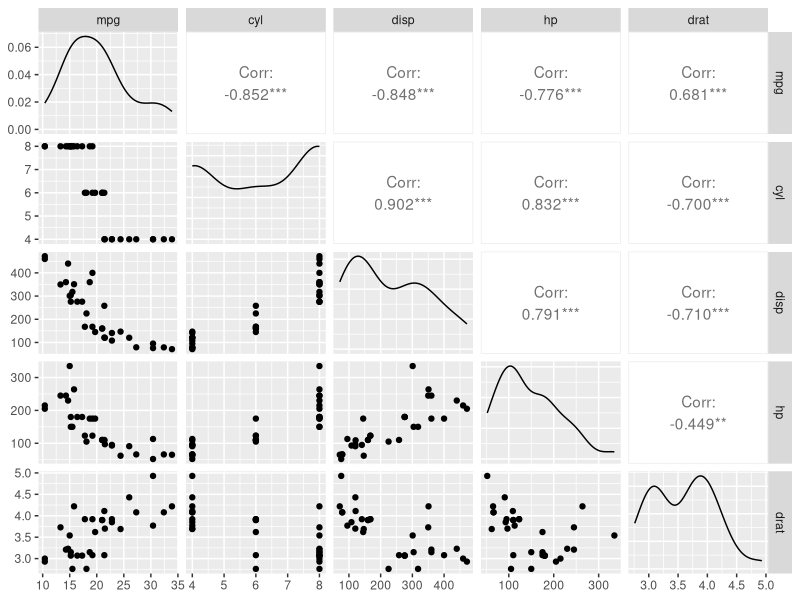
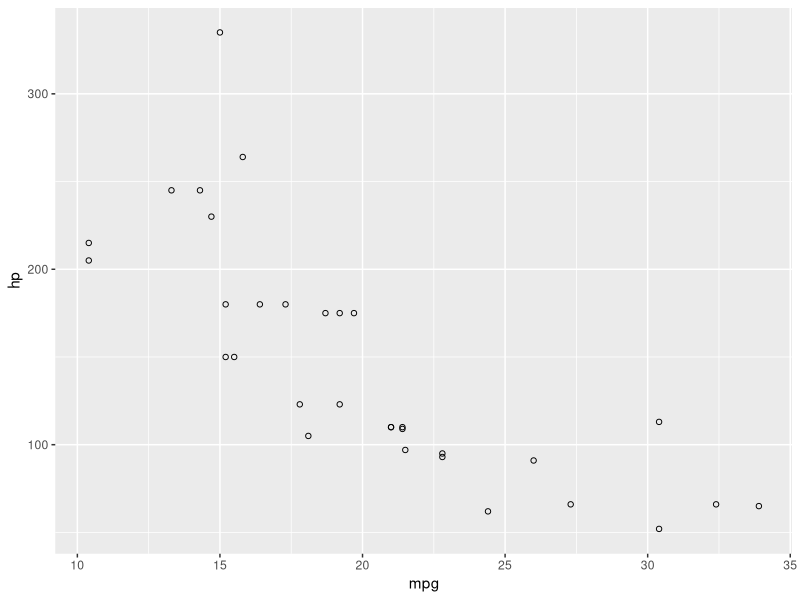
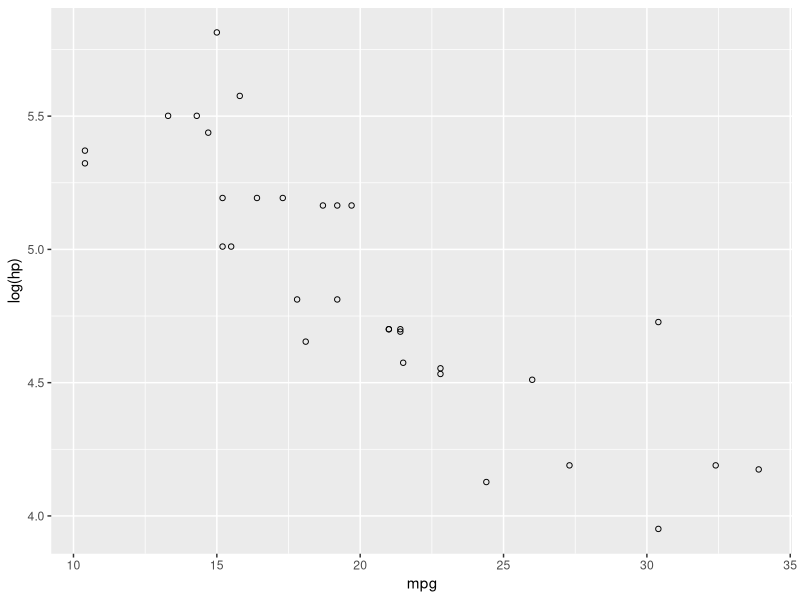
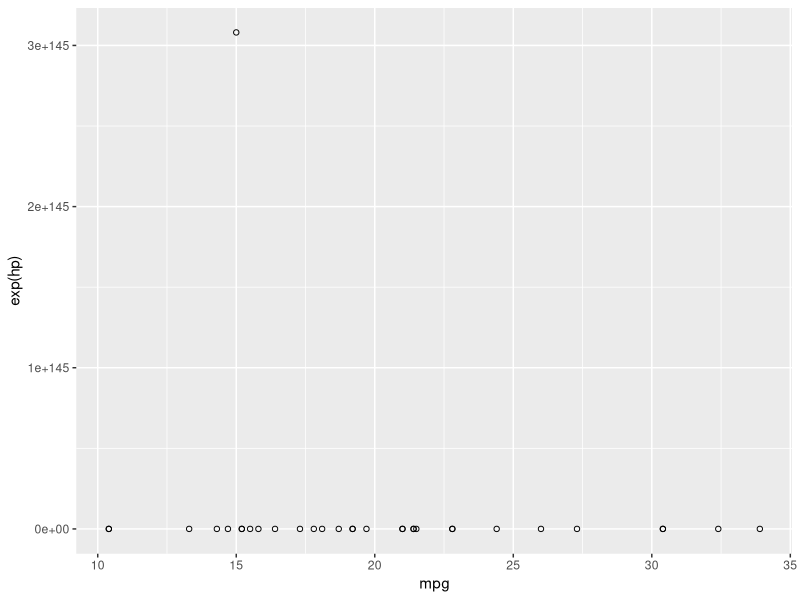
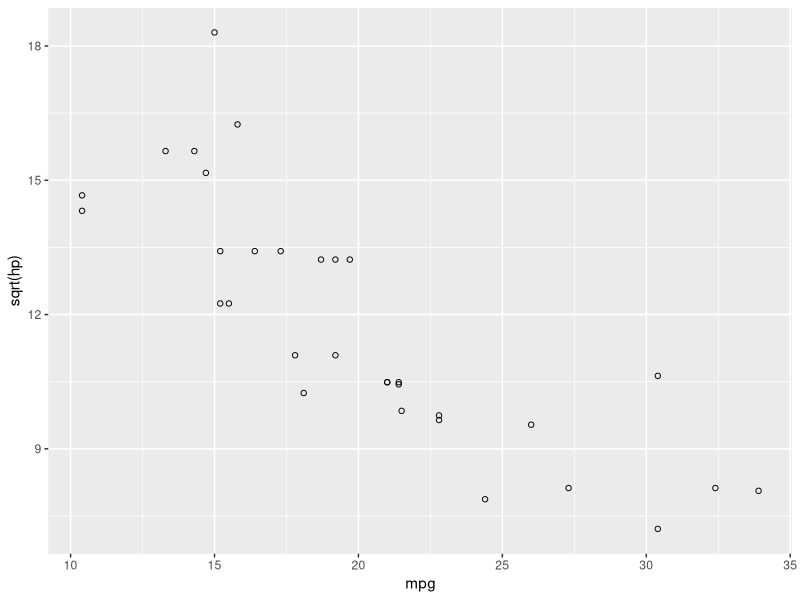

These figures' R source, in order:
## ---- chunk 1
data(mtcars)
mtcars
## ---- chunk 2
install.packages("GGally")  #Es una extensión de ggplot2
install.packages("Hmisc")
## ---- chunk 3
library(GGally)
ggpairs(mtcars[,1:5])
## ---- chunk 4
library(Hmisc)
## ---- chunk 5
corrs<-rcorr(as.matrix(mtcars))   #devuelve los coeficinetes de correlación y el pvalor del test de pearson 
corrs$r
## ---- chunk 6
corrs$P
## ---- chunk 7
R<- corrs$r
R[1,]
## ---- chunk 8
P<- corrs$P
P[1,]
## ---- chunk 9
#Otro modo de hacerlo:
cor(mtcars$mpg, mtcars)
## ---- chunk 10
cor(mtcars$mpg, mtcars)^2
## ---- chunk 11
library(ggplot2)
ggplot(mtcars,aes(x=mpg,y=hp)) +
  geom_point(shape=1)
## ---- chunk 12
cor(mtcars$mpg, mtcars$hp)
## ---- chunk 13
cor(mtcars$mpg, log(mtcars$hp))
ggplot(mtcars,aes(x=mpg,y=log(hp))) +
  geom_point(shape=1)

#Vemos que la relacción es mucho mayor si pensamos en una relación logarítmica
## ---- chunk 14
cor(mtcars$mpg, exp(mtcars$hp))
ggplot(mtcars,aes(x=mpg,y=exp(hp))) +
  geom_point(shape=1)
## ---- chunk 15
cor(mtcars$mpg, sqrt(mtcars$hp))
ggplot(mtcars,aes(x=mpg,y=sqrt(hp))) +
  geom_point(shape=1)
#También se aproxíma bastante bién
